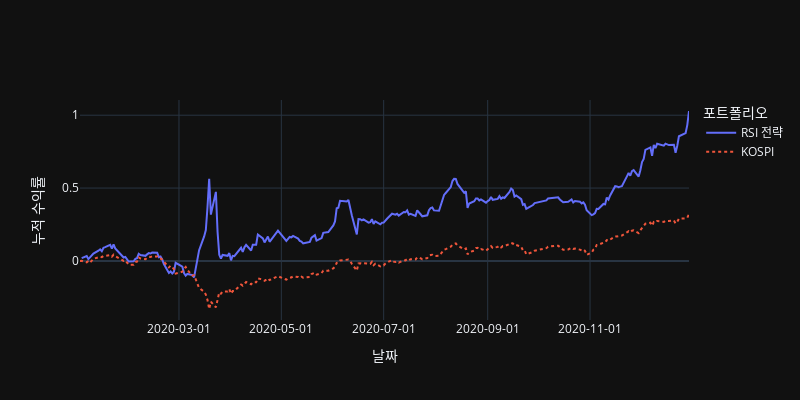

Notebook code for this chart:
### Code cell
plot_cumulative_return(returns=returns, benchmark_returns=kospi_returns, strategy_name='RSI 전략', benchmark_name='KOSPI')

### Figure 1 — Plotly figure (JSON) as saved in the notebook; plotly's stock layout.template omitted (floating-point values rounded to 4 significant figures; data arrays with more than 128 entries replaced by an {"elided": "..."} marker saying what was removed)
{"data": [{"name": "RSI 전략", "x": {"elided": "248 str values"}, "y": {"elided": "248 float values"}, "type": "scatter"}, {"line": {"dash": "dot"}, "name": "KOSPI", "x": {"elided": "248 str values"}, "y": {"elided": "248 float values"}, "type": "scatter"}], "layout": {"xaxis": {"tickformat": "%Y-%m-%d", "title": {"text": "날짜"}}, "legend": {"title": {"text": "포트폴리오"}}, "width": 800, "height": 400, "yaxis": {"title": {"text": "누적 수익률"}}}}
